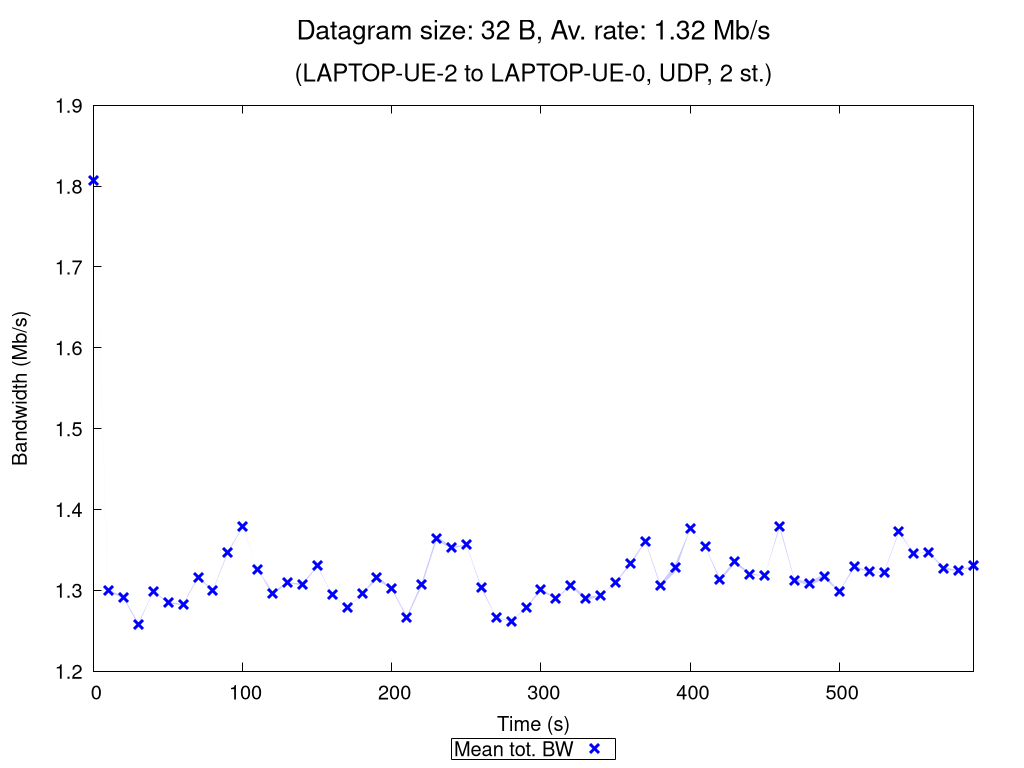

Source code (gnuplot):
set terminal pngcairo nocrop enhanced size 1024,768 font "Verdana,15"
set output "UDP_2_st_2020_10_17_18-23-59_two2one_00032B.png"

set title "{/=20 Datagram size: 32 B, Av. rate: 1.32 Mb/s}\n\n{/=18 (LAPTOP-UE-2 to LAPTOP-UE-0, UDP, 2 st.)}"

set xlabel "Time (s)"
set ylabel "Bandwidth (Mb/s)"
set ytics nomirror
set key bmargin center horizontal box samplen 1 width -1
set bmargin 4.6
set rmargin 4.5

rf = 1000000.0  # rate factor
set style fill transparent solid 0.2 noborder
set autoscale xfix
plot "UDP_2_st_2020_10_17_18-23-59_two2one_00032B_iperf_processed.dat" using 1:($2/rf-$3/rf):($2/rf+$3/rf) with filledcurves lc rgb "blue" notitle, \
     "" using 1:($2/rf) with points pt 2 ps 1.5 lw 3 lc rgb "blue" title "Mean tot. BW", \
